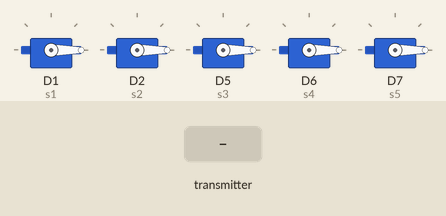
This sketch was run on a simulated ESP8266 (NodeMCU). Parts: 5 × servo. Inputs (shaded band) come from the test bench.

Above: at 1.2 s.
1.3 s: the transmitter starts sending reset = 1
At 1.45 s:
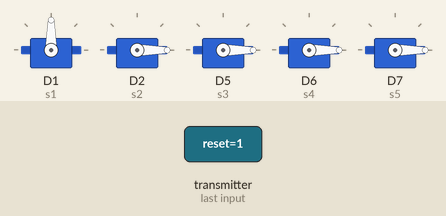
4.3 s: the transmitter starts sending j1x = 1023
7.3 s: the transmitter starts sending j1y = 512
At 9.7 s:
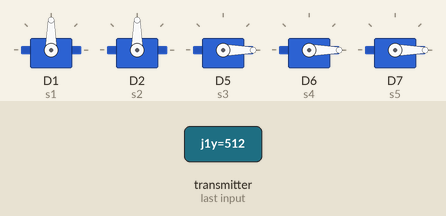
10.3 s: the transmitter starts sending j2x = 512
At 12.0 s:
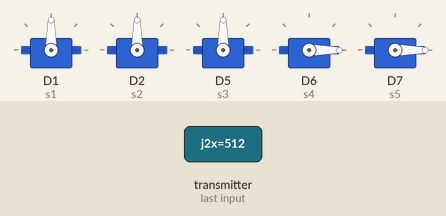
13.3 s: the transmitter starts sending j2y = 512
At 15.6 s:
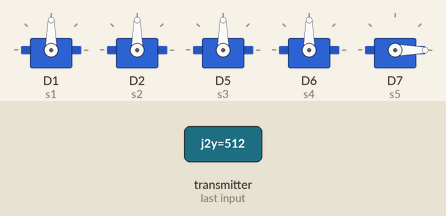
16.3 s: the transmitter starts sending j3 = 512
At 18.2 s:
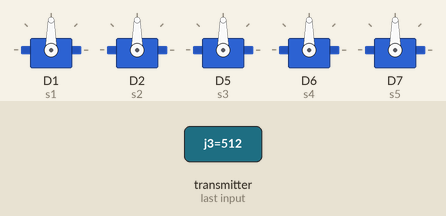
Timing chart, 0 to 20.3 s (numbered marks = the images above; inputs shaded):
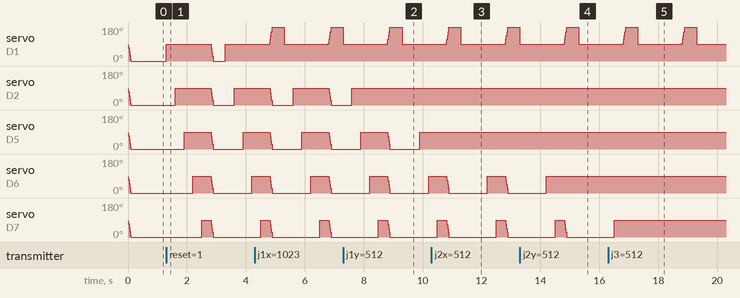

The sketch:

ESP8266_RECIVER.ino
```cpp
#include <ESP8266WiFi.h>
#include <espnow.h>
#include <Servo.h>

Servo s1,s2,s3,s4,s5;

typedef struct {
  int j1x,j1y,j2x,j2y,j3;
  bool reset;
  int s1,s2,s3,s4,s5;
} Data;

Data data;
uint8_t senderMAC[6];

int pos1=90,pos2=90,pos3=90,pos4=90,pos5=90;

int speedDelay=5;
int deadZone=30;

void onReceive(uint8_t *mac,uint8_t *incomingData,uint8_t len){
  memcpy(senderMAC,mac,6);
  memcpy(&data,incomingData,sizeof(data));
}

void setup(){
  Serial.begin(115200);
  WiFi.mode(WIFI_STA);

  // 🔥 SERVO PINS (UNCHANGED)
  s1.attach(D1,500,2400);
  s2.attach(D2,500,2400);
  s3.attach(D5,500,2400);
  s4.attach(D6,500,2400);
  s5.attach(D7,500,2400);

  esp_now_init();
  esp_now_set_self_role(ESP_NOW_ROLE_COMBO);
  esp_now_register_recv_cb(onReceive);
}

void loop(){

  // 🔘 RESET SEQUENCE
  if(data.reset){
    int d=300;

    pos1=90; s1.write(pos1); delay(d);
    pos2=90; s2.write(pos2); delay(d);
    pos3=90; s3.write(pos3); delay(d);
    pos4=90; s4.write(pos4); delay(d);
    pos5=90; s5.write(pos5); delay(d);

    data.reset=false;
    return;
  }

  // ▶ EXECUTE SAVED POSE (SEQUENTIAL)
  if (data.j1x == -999) {

    int d = 500;   // 🔥 REQUIRED DELAY

    pos1 = data.s1; s1.write(pos1); delay(d);
    pos2 = data.s2; s2.write(pos2); delay(d);
    pos3 = data.s3; s3.write(pos3); delay(d);
    pos4 = data.s4; s4.write(pos4); delay(d);
    pos5 = data.s5; s5.write(pos5); delay(d);

    data.j1x = 0; // clear flag
    return;
  }

  // 🎮 NORMAL CONTROL
  int d1x=data.j1x-512;
  int d1y=data.j1y-512;
  int d2x=data.j2x-512;
  int d2y=data.j2y-512;
  int d3=data.j3-512;

  if(abs(d1x)>deadZone) pos1+=d1x/100;
  if(abs(d1y)>deadZone) pos2+=d1y/100;
  if(abs(d2x)>deadZone) pos3+=d2x/100;
  if(abs(d2y)>deadZone) pos4+=d2y/100;
  if(abs(d3)>deadZone) pos5+=d3/100;

  pos1=constrain(pos1,0,180);
  pos2=constrain(pos2,0,180);
  pos3=constrain(pos3,0,180);
  pos4=constrain(pos4,0,180);
  pos5=constrain(pos5,0,180);

  s1.write(pos1);
  s2.write(pos2);
  s3.write(pos3);
  s4.write(pos4);
  s5.write(pos5);

  // 🔁 SEND BACK FEEDBACK
  data.s1=pos1;
  data.s2=pos2;
  data.s3=pos3;
  data.s4=pos4;
  data.s5=pos5;

  esp_now_send(senderMAC,(uint8_t*)&data,sizeof(data));

  delay(speedDelay);
}
```

Measured:
- after the input at 1.3 s, servo on D1 (s1): 0° → 90° at once, → 0° 1.5 s later, → 90° 0.50 s later; servo on D2 (s2): 0° → 90° after 0.30 s, → 0° 1.2 s later, → 90° 0.80 s later
- after the input at 7.3 s, servo on D2 (s2): goes on until 7.6 s, then stays 90°
- after the input at 10.3 s, servo on D5 (s3): stops changing and stays 90°
- after the input at 13.3 s, servo on D6 (s4): goes on until 14.2 s, then stays 90°
- after the input at 16.3 s, servo on D7 (s5): goes on until 16.5 s, then stays 90°
